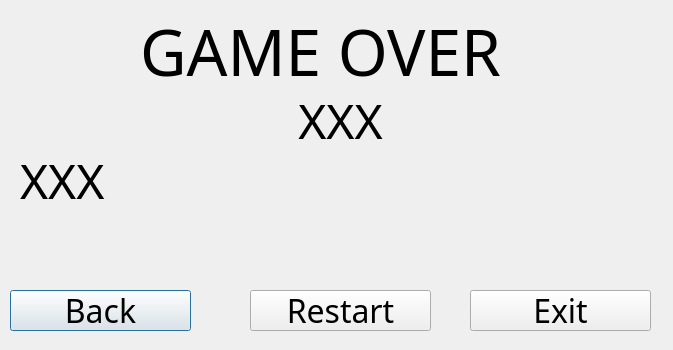
<?xml version="1.0" encoding="UTF-8"?>
<ui version="4.0">
 <class>GameOverPage</class>
 <widget class="QDialog" name="GameOverPage">
  <property name="geometry">
   <rect>
    <x>0</x>
    <y>0</y>
    <width>673</width>
    <height>350</height>
   </rect>
  </property>
  <property name="windowTitle">
   <string>Dialog</string>
  </property>
  <widget class="QLabel" name="overLabel">
   <property name="geometry">
    <rect>
     <x>120</x>
     <y>10</y>
     <width>401</width>
     <height>81</height>
    </rect>
   </property>
   <property name="font">
    <font>
     <family>Showcard Gothic</family>
     <pointsize>48</pointsize>
    </font>
   </property>
   <property name="text">
    <string>GAME OVER</string>
   </property>
   <property name="alignment">
    <set>Qt::AlignmentFlag::AlignCenter</set>
   </property>
  </widget>
  <widget class="QLabel" name="winlose">
   <property name="geometry">
    <rect>
     <x>130</x>
     <y>80</y>
     <width>421</width>
     <height>81</height>
    </rect>
   </property>
   <property name="font">
    <font>
     <family>Showcard Gothic</family>
     <pointsize>36</pointsize>
    </font>
   </property>
   <property name="text">
    <string>XXX</string>
   </property>
   <property name="alignment">
    <set>Qt::AlignmentFlag::AlignCenter</set>
   </property>
  </widget>
  <widget class="QLabel" name="scorePoints">
   <property name="geometry">
    <rect>
     <x>20</x>
     <y>140</y>
     <width>421</width>
     <height>81</height>
    </rect>
   </property>
   <property name="font">
    <font>
     <family>Showcard Gothic</family>
     <pointsize>36</pointsize>
    </font>
   </property>
   <property name="text">
    <string>XXX</string>
   </property>
   <property name="alignment">
    <set>Qt::AlignmentFlag::AlignLeading|Qt::AlignmentFlag::AlignLeft|Qt::AlignmentFlag::AlignVCenter</set>
   </property>
  </widget>
  <widget class="QPushButton" name="backButton">
   <property name="geometry">
    <rect>
     <x>10</x>
     <y>290</y>
     <width>181</width>
     <height>41</height>
    </rect>
   </property>
   <property name="font">
    <font>
     <family>Showcard Gothic</family>
     <pointsize>24</pointsize>
    </font>
   </property>
   <property name="text">
    <string>Back</string>
   </property>
  </widget>
  <widget class="QPushButton" name="restartButton">
   <property name="geometry">
    <rect>
     <x>250</x>
     <y>290</y>
     <width>181</width>
     <height>41</height>
    </rect>
   </property>
   <property name="font">
    <font>
     <family>Showcard Gothic</family>
     <pointsize>24</pointsize>
    </font>
   </property>
   <property name="text">
    <string>Restart</string>
   </property>
  </widget>
  <widget class="QPushButton" name="exitButton">
   <property name="geometry">
    <rect>
     <x>470</x>
     <y>290</y>
     <width>181</width>
     <height>41</height>
    </rect>
   </property>
   <property name="font">
    <font>
     <family>Showcard Gothic</family>
     <pointsize>24</pointsize>
    </font>
   </property>
   <property name="text">
    <string>Exit</string>
   </property>
  </widget>
 </widget>
 <resources/>
 <connections/>
</ui>
